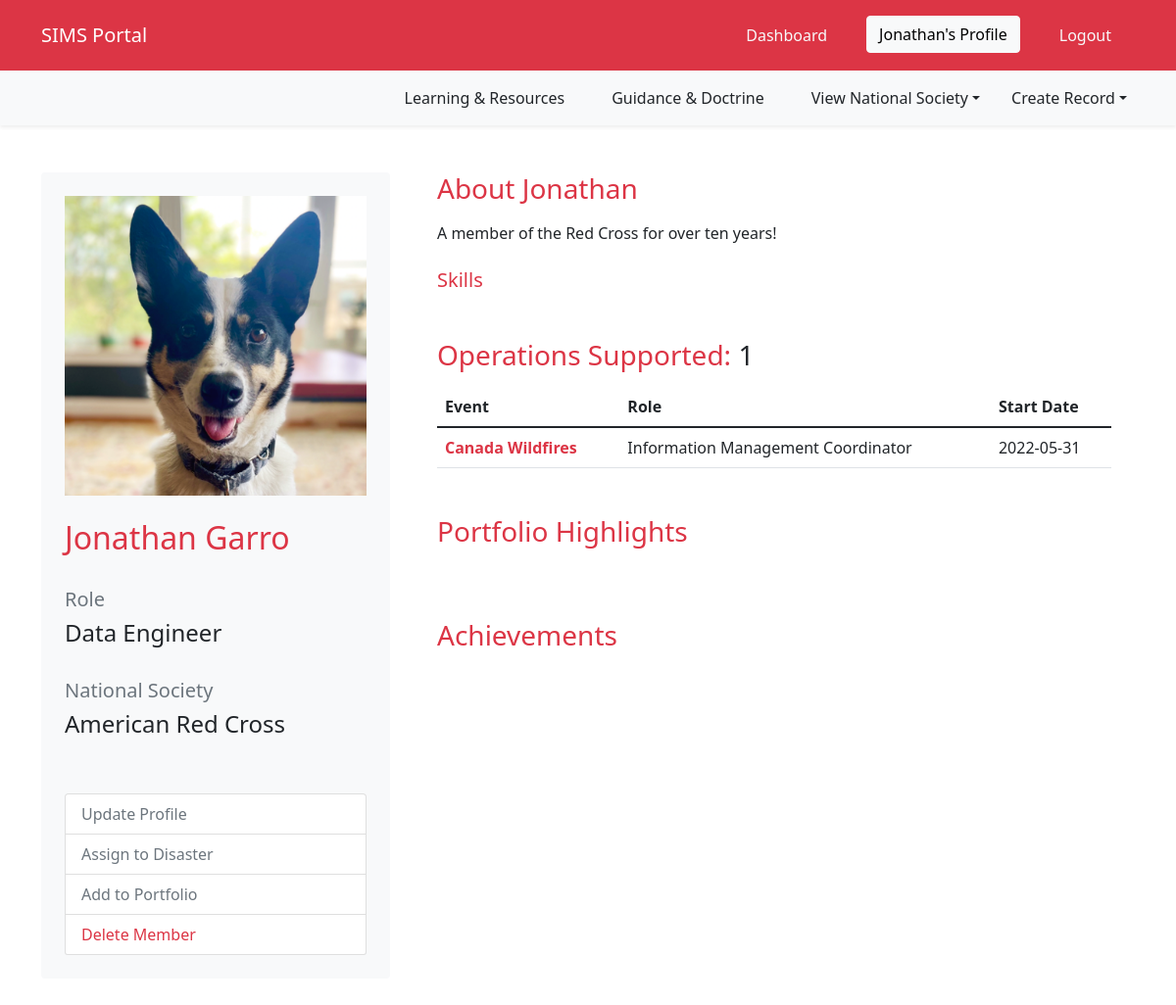
The app's page /profile (signed in), older data.
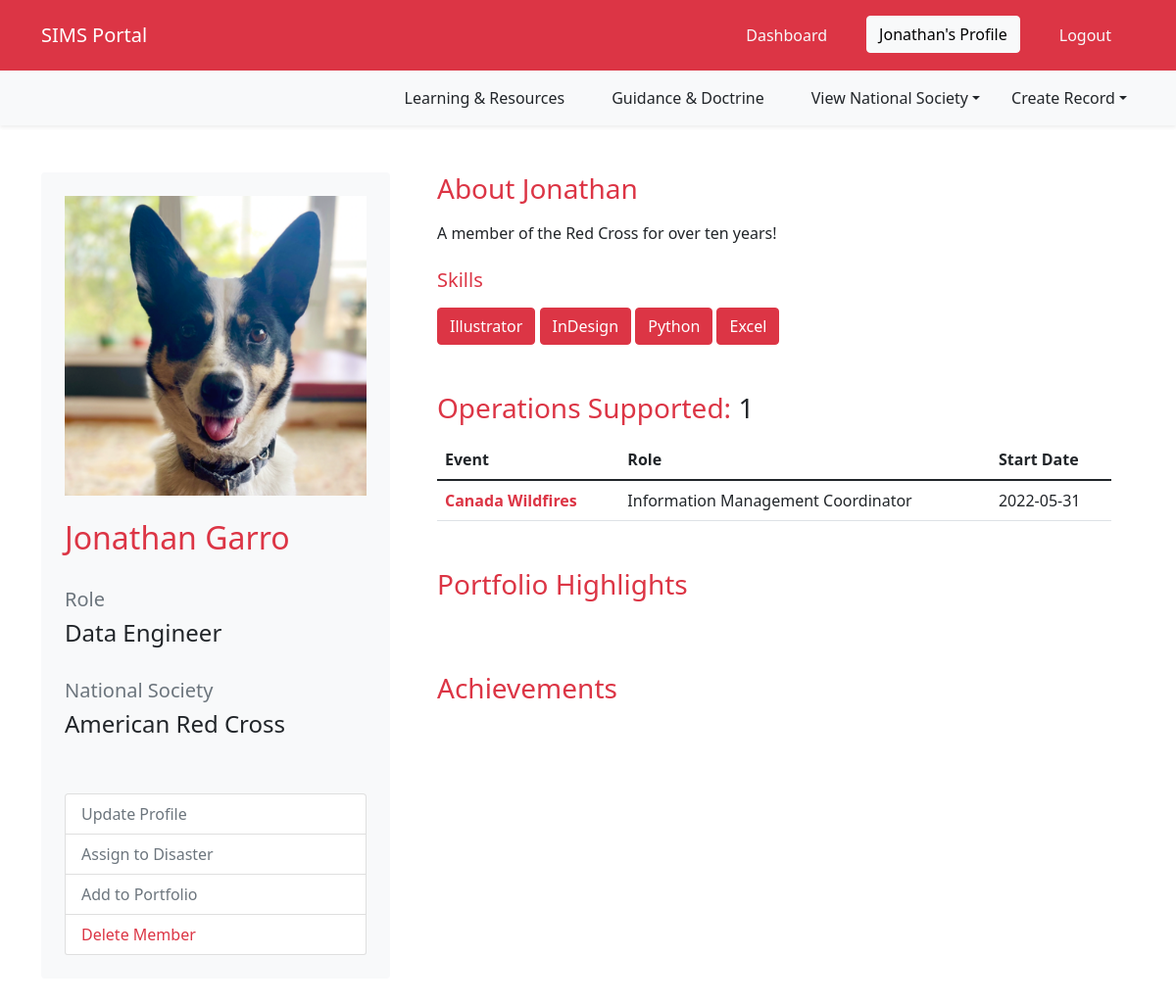
The same page, newer data.
### SIMS_Portal/models.py (models this page shows, shortened)
class User(db.Model, UserMixin):
	__tablename__ = 'user'
	id = db.Column(db.Integer, primary_key=True)
	firstname = db.Column(db.String(40), nullable=False)
	lastname = db.Column(db.String(40), nullable=False)
	status = db.Column(db.String(20), default='Pending')
	birthday = db.Column(db.Date)
	email = db.Column(db.String(120), unique=True, nullable=False)
	password = db.Column(db.String(60), nullable=False)
	molnix_id = db.Column(db.Integer)
	job_title = db.Column(db.String(120))
	bio = db.Column(db.Text)
	is_admin = db.Column(db.Boolean, default=False)
	roles = db.Column(db.String(1000))
	languages = db.Column(db.String(1000))
	image_file = db.Column(db.String(20), nullable=False, default='default.png')
	twitter = db.Column(db.String(120))
	slack_id = db.Column(db.String(120))
	github = db.Column(db.String(120))
	messaging_number_country_code = db.Column(db.Integer)
	messaging_number = db.Column(db.Integer)
	ns_id = db.Column(db.Integer, ForeignKey('nationalsociety.ns_go_id'))
	assignments = db.relationship('Assignment', backref='assigned_member')
	products = db.relationship('Portfolio', backref='creator', lazy=True)
	skills = db.relationship('Skill', secondary='user_skill', backref='members_with_skill')
	languages = db.relationship('Language', secondary='user_language', backref='members_with_language')
	created_at = db.Column(db.DateTime, server_default=func.now())
	updated_at = db.Column(db.DateTime, onupdate=func.now())

class NationalSociety(db.Model):
	__tablename__ = 'nationalsociety'
	id = db.Column(db.Integer, primary_key=True)
	ns_name = db.Column(db.String(120), nullable=False)
	country_name = db.Column(db.String(120), nullable=False)
	ns_go_id = db.Column(db.Integer)
	users = db.relationship('User', backref='national_society', lazy=True)
	created_at = db.Column(db.DateTime, server_default=func.now())
	updated_at = db.Column(db.DateTime, onupdate=func.now())

class Emergency(db.Model):
	__tablename__ = 'emergency'
	id = db.Column(db.Integer, primary_key=True)
	emergency_name = db.Column(db.String(100), nullable=False)
	emergency_glide = db.Column(db.String(20))
	emergency_go_id = db.Column(db.Integer)
	emergency_location_id = db.Column(db.Integer)
	emergency_review_id = db.Column(db.Integer)
	activation_details = db.Column(db.String(1000))
	emergency_type_id = db.Column(db.Integer, db.ForeignKey('emergencytype.id'))
	emergency_products = db.relationship('Portfolio', backref='emergency_response', lazy=True)
	assigned_to = db.relationship('Assignment', backref='assigned_emergency', lazy=True)
	created_at = db.Column(db.DateTime, server_default=func.now())
	updated_at = db.Column(db.DateTime, onupdate=func.now())

class Assignment(db.Model):
	__tablename__ = 'assignment'
	id = db.Column(db.Integer, primary_key=True)
	role = db.Column(db.String(100))
	start_date = db.Column(db.Date, nullable=False, default=datetime.utcnow)
	end_date = db.Column(db.Date, nullable=False)
	remote = db.Column(db.Boolean)
	assignment_details = db.Column(db.String(1000))
	user_id = db.Column(db.Integer, db.ForeignKey('user.id'))
	emergency_id = db.Column(db.Integer, db.ForeignKey('emergency.id'), default=0)
	created_at = db.Column(db.DateTime, server_default=func.now())
	updated_at = db.Column(db.DateTime, onupdate=func.now())

class Skill(db.Model):
	__tablename__ = 'skill'
	id = db.Column(db.Integer, primary_key=True)
	name = db.Column(db.String)

### tables this page shows
CREATE TABLE user_skill (
	user_id INTEGER, 
	skill_id INTEGER, 
	FOREIGN KEY(user_id) REFERENCES user (id), 
	FOREIGN KEY(skill_id) REFERENCES skill (id)
);

### SIMS_Portal/routes.py (the view)
@app.route('/profile')
@login_required
def profile():
	user_info = User.query.filter(User.id==current_user.id).first()
	try:
		ns_association = db.session.query(User, NationalSociety).join(NationalSociety, NationalSociety.ns_go_id == User.ns_id).filter(User.id==current_user.id).with_entities(NationalSociety.ns_name).first()[0]
	except:
		ns_association = 'None'
	try:
		assignment_history = db.session.query(User, Assignment, Emergency).join(Assignment, Assignment.user_id==User.id).join(Emergency, Emergency.id==Assignment.emergency_id).filter(User.id==current_user.id).all()
	except:
		pass
	deployment_history_count = len(assignment_history)
	user_portfolio = db.session.query(User, Portfolio).join(Portfolio, Portfolio.creator_id==User.id).filter(User.id==current_user.id).all()
	print(user_portfolio)
	skills_list = db.engine.execute("SELECT * FROM user JOIN user_skill ON user.id = user_skill.user_id JOIN skill ON skill.id = user_skill.skill_id WHERE user.id=:current_user", {'current_user': current_user.id})
	profile_picture = url_for('static', filename='assets/img/avatars/' + current_user.image_file)
	return render_template('profile.html', title='Profile', profile_picture=profile_picture, ns_association=ns_association, user_info=user_info, assignment_history=assignment_history, deployment_history_count=deployment_history_count, user_portfolio=user_portfolio, skills_list=skills_list)

### SIMS_Portal/models.py (called while the page is built)
@login_manager.user_loader
def load_user(user_id):
	return User.query.get(int(user_id))

### SIMS_Portal/templates/profile.html (shortened to what this page needs)
{% extends "layout.html" %}
{% block content %}
<div class="container">
	<div class="row mb-5">
		<div class="col col-md-4 rounded rounded-3">
			<div class="card border-0 p-4 bg-light">
				<div class="row">
					<img src="{{ profile_picture }}" class="img-fluid mb-4" >
				</div>
				<div class="row">
					<h2 class="text-danger">{{ current_user.firstname }} {{ current_user.lastname }}</h2>
				</div>
				<div class="row">
					<h5 class="text-secondary mt-4">Role</h5>
					<h4>{{ current_user.job_title }}</h4>
				</div>
				<div class="row">
					<h5 class="text-secondary mt-4">National Society</h5>
					<h4>{{ ns_association }}</h4>
				</div>
				<div class="list-group mt-5">
			  		<a href="{{ url_for('update_profile') }}" class="list-group-item list-group-item-action text-secondary">Update Profile</a>
			  		<a href="#" class="list-group-item list-group-item-action text-secondary">Assign to Disaster</a>
			  		<a href="{{ url_for('new_portfolio') }}" class="list-group-item list-group-item-action text-secondary">Add to Portfolio</a>
			  		<a href="#" class="list-group-item list-group-item-action text-danger">Delete Member</a>
				</div>
			</div>
		</div>
		<div class="col mx-4">
			<div class='mb-5'>
				<h3 class="mb-3 text-danger">About {{ user_info.firstname }}</h3>
				{{ user_info.bio }}<br><br>
				<h5 class="mb-3 text-danger">Skills</h5>
				{% for skill in skills_list %}
					<button type="button" class="btn btn-danger">{{skill.name}}</button>
				{% endfor %}
			</div>
			<div class='mb-5'>
				<h3 class="mb-3 text-danger">Operations Supported: <span class='text-dark'>{{ deployment_history_count }}</span></h3>
				{% if deployment_history_count == 0 %}
					No deployments yet.
				{% else %}
				<table class="table">
			  	<thead class="">
					<tr>
				  	<th>Event</th>
				  	<th>Role</th>
				  	<th>Start Date</th>
					</tr>
			  	</thead>
			  	<tbody>
				  	{% for assignment in assignment_history %}
				  	<tr>
						<td class="fw-bold"><a href="/emergency/{{assignment.Emergency.id}}" class="link-danger">{{assignment.Emergency.emergency_name}}</a></td>
						<td>{{assignment.Assignment.role}}</td>
						<td>{{assignment.Assignment.start_date}}</td>
				  	</tr>
				  	{% endfor %}
			  	</tbody>
				</table>
				{% endif %}
			</div>
			<div class='mb-5'>
				<h3 class="mb-3 text-danger">Portfolio Highlights</h3>
			</div>
			<div class='mb-3'>
			<h3 class="mb-3 text-danger">Achievements</h3>
			</div>
		</div>
	</div>
</div>
{% endblock content %}

### SIMS_Portal/templates/layout.html (shortened to what this page needs)
<!DOCTYPE html>
<html lang="en">
<head>
	<link href="https://cdn.jsdelivr.net/npm/bootstrap@5.1.3/dist/css/bootstrap.min.css" rel="stylesheet">
	<link href="https://cdn.datatables.net/1.11.4/css/dataTables.bootstrap5.min.css" rel="stylesheet">
	<link rel="stylesheet" type="text/css" href="{{ url_for('static', filename='css/main.css') }}">
	<link rel="stylesheet" href="https://cdn.jsdelivr.net/npm/bootstrap-icons@1.8.3/font/bootstrap-icons.css">
</head>
<body>
	<header>
	<nav id="navbar_top" class="navbar navbar-expand-md navbar-dark bg-danger navbar-static-top py-3">
	 <div class="container">
		{% if current_user.is_authenticated %}
			<a class="navbar-brand" href="/dashboard">SIMS Portal</a>
		{% else %}
			<a class="navbar-brand" href="/">SIMS Portal</a>
		{% endif %}
	  <div class="collapse navbar-collapse" id="main_nav">
		<ul class="navbar-nav ms-auto">
			{% if current_user.is_authenticated %}
				{% if request.path == '/dashboard' %}
					<li class="nav-item px-3"><button type="button" class="btn btn-light">Dashboard</button></li>
				{% else %}
					<li class="nav-item px-3"><a class="nav-link text-light" href="/dashboard"> Dashboard </a></li>
				{% endif %}
				{% if request.path == '/profile' %}
					<li class="nav-item px-3"><button type="button" class="btn btn-light">{{ current_user.firstname }}'s Profile</button></li>
				{% else %}
				<li class="nav-item px-3"><a class="nav-link text-light" href="/profile"> {{ current_user.firstname }}'s Profile </a></li>
				{% endif %}
				<li class="nav-item px-3"><a class="nav-link text-light" href="/logout"> Logout </a></li>
			{% endif %}
		</ul>
	  </div>
	</nav>
	{% if current_user.is_authenticated %}
	<nav id="navbar_top" class="navbar navbar-expand-sm box-shadow shadow-sm navbar-dark bg-light sticky-top mb-5 ">
	 <div class="container">
	  <div class="collapse navbar-collapse" id="main_nav">
		<ul class="navbar-nav ms-auto">
			<li class="nav-item px-3"><a class="nav-link text-dark" href="#"> Learning & Resources</a></li>
			<li class="nav-item px-3"><a class="nav-link text-dark" href="#"> Guidance & Doctrine</a></li>
			<li class="nav-item dropdown px-3">
				<a class="nav-link dropdown-toggle text-dark" href="#" id="navbarDropdown" role="button" data-toggle="dropdown" aria-haspopup="true" aria-expanded="false">View National Society</a>
			</li>
			<li class="nav-item dropdown pl-3">
				<a class="nav-link dropdown-toggle text-dark" href="#" id="navbarDropdown" role="button" data-toggle="dropdown" aria-haspopup="true" aria-expanded="false">Create Record</a>
			</li>
		</ul>
	  </div>
	 </div>
	</nav>
	{% endif %}
	</header>
	{% block content %}{% endblock %}
</body>
</html>

### SIMS_Portal/static/css/main.css (style rules this page uses)
a:link { text-decoration: none; }

Row changes from the older to the newer data that the page shows:
added user_skill: name "Illustrator"
added user_skill: name "InDesign"
added user_skill: name "Python"
added user_skill: name "Excel"
